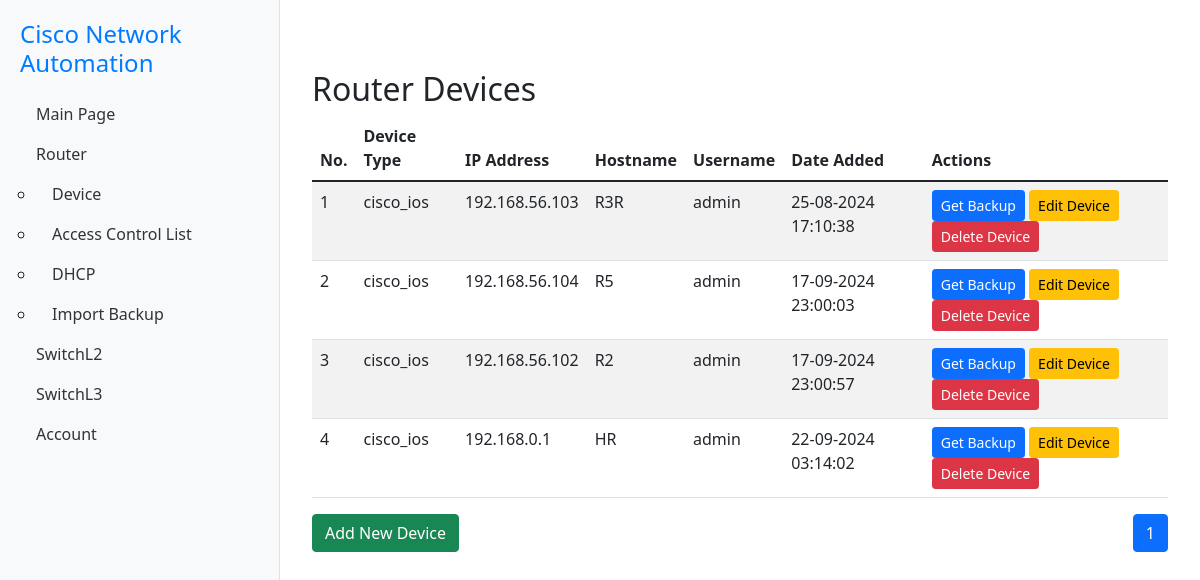
The page /router/device (signed in) on the database its author committed.
### tables this page shows
CREATE TABLE "router_device" (
	"id"	INTEGER,
	"device_type"	TEXT,
	"ip_address"	TEXT,
	"user"	TEXT,
	"password"	TEXT,
	"secret_password"	TEXT,
	"hostname"	TEXT,
	"date_add"	TEXT,
	"device_p"	TEXT,
	PRIMARY KEY("id" AUTOINCREMENT)
);

### app.py (the view)
@app.route('/router/device', defaults={'page': 1})
@app.route('/router/device/<int:page>')
def router_device(page):
    if 'logged_in' in session:
        conn = sqlite3.connect('device.db')
        c = conn.cursor()
        c.execute("SELECT * FROM router_device")
        all_router_device = c.fetchall()
        conn.close()
        per_page = 10
        offset = (page - 1) * per_page
        paginated_router_device = all_router_device[offset:offset + per_page]
        return render_template('router_devices.html', router_device=paginated_router_device, page=page, per_page=per_page, total_pages=(len(all_router_device) + per_page - 1) // per_page)
    else:
        return redirect(url_for('login'))

### templates/router_devices.html (shortened to what this page needs)
{% extends "base.html" %}
{% block content %}
<div class="container" style="padding-top: 50px;">
    <h2>Router Devices</h2>
    <div class="table-responsive">
        <table class="table table-striped table-hover">
            <thead>
                <tr>
                    <th>No.</th>
                    <th>Device Type</th>
                    <th>IP Address</th>
                    <th>Hostname</th>
                    <th>Username</th>
                    <th>Date Added</th>
                    <th>Actions</th>
                </tr>
            </thead>
            <tbody>
                {% for row in router_device|sort(attribute='0') %}
                <tr>
                    <td>{{ loop.index }}</td>
                    <td>{{ row[1] }}</td>
                    <td>{{ row[2] }}</td>
                    <td>{{ row[6] }}</td>
                    <td>{{ row[3] }}</td>
                    <td>{{ row[7] }}</td>
                    <td>
                        <a href="{{ url_for('backup_config', id=row[0], device_p='router_device') }}" class="btn btn-sm btn-primary">Get Backup</a>
                        <a href="{{ url_for('edit_device_router', id=row[0]) }}" class="btn btn-sm btn-warning">Edit Device</a>
                        <button type="button" class="btn btn-sm btn-danger" data-bs-toggle="modal" data-bs-target="#deleteModal{{ row[0] }}">Delete Device</button>
                    </td>
                </tr>
                {% endfor %}
            </tbody>
        </table>
    </div>
    <nav aria-label="Page navigation" class="float-end">
        <ul class="pagination">
            {% for p in range(1, total_pages + 1) %}
            <li class="page-item {% if p == page %}active{% endif %}">
                <a class="page-link" href="{{ url_for('router_device', page=p) }}">{{ p }}</a>
            </li>
            {% endfor %}
        </ul>
    </nav>
    <a href="{{ url_for('add_device_router') }}" class="btn btn-success">Add New Device</a>
</div>
{% endblock content %}

### templates/base.html (style rules this page uses)
body, html { height: 100%; overflow: hidden; }

### rows shown on the page
router_device: device_type "cisco_ios", ip_address "192.168.56.103", hostname "R3R", user "admin", date_add "25-08-2024 17:10:38"
router_device: device_type "cisco_ios", ip_address "192.168.56.104", hostname "R5", user "admin", date_add "17-09-2024 23:00:03"
router_device: device_type "cisco_ios", ip_address "192.168.56.102", hostname "R2", user "admin", date_add "17-09-2024 23:00:57"
router_device: device_type "cisco_ios", ip_address "192.168.0.1", hostname "HR", user "admin", date_add "22-09-2024 03:14:02"

### other values the page prints
{{ p }} "1"
